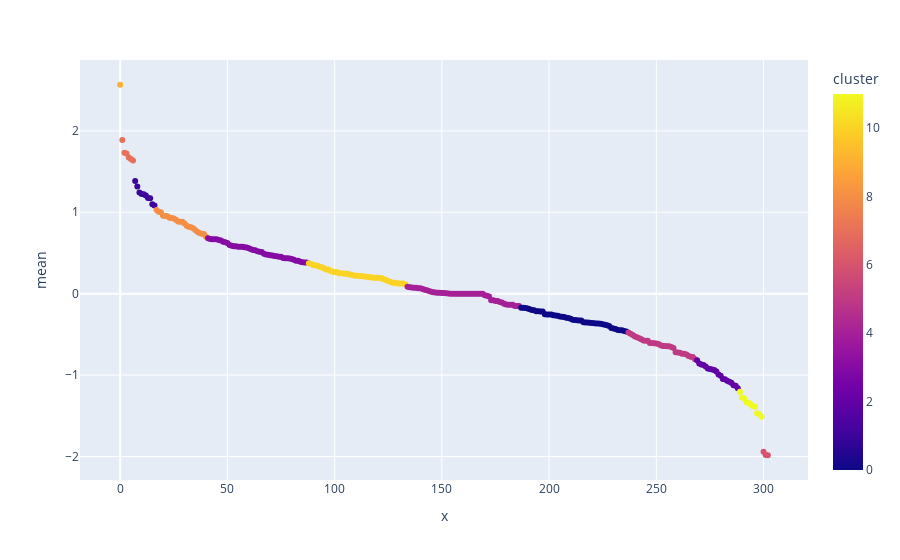

The code cell stored with this chart in its notebook:
### Code cell
import plotly.express as px

fig = px.scatter(ranking, y = 'mean', x=list(range(len(ranking['mean']))), color = 'cluster')
fig.show()

### Figure 1 — Plotly figure (JSON) as saved in the notebook; plotly's stock layout.template omitted (floating-point values rounded to 4 significant figures; data arrays with more than 128 entries replaced by an {"elided": "..."} marker saying what was removed)
{"data": [{"hovertemplate": "x=%{x}<br>mean=%{y}<br>cluster=%{marker.color}<extra></extra>", "legendgroup": "", "marker": {"color": {"elided": "303 int values"}, "coloraxis": "coloraxis", "symbol": "circle"}, "mode": "markers", "name": "", "orientation": "v", "showlegend": false, "x": {"elided": "303 int values"}, "xaxis": "x", "y": {"elided": "303 float values"}, "yaxis": "y", "type": "scatter"}], "layout": {"xaxis": {"anchor": "y", "domain": [0.0, 1.0], "title": {"text": "x"}}, "yaxis": {"anchor": "x", "domain": [0.0, 1.0], "title": {"text": "mean"}}, "coloraxis": {"colorbar": {"title": {"text": "cluster"}}, "colorscale": [[0.0, "#0d0887"], [0.1111, "#46039f"], [0.2222, "#7201a8"], [0.3333, "#9c179e"], [0.4444, "#bd3786"], [0.5556, "#d8576b"], [0.6667, "#ed7953"], [0.7778, "#fb9f3a"], [0.8889, "#fdca26"], [1.0, "#f0f921"]]}, "legend": {"tracegroupgap": 0}, "margin": {"t": 60}}}
